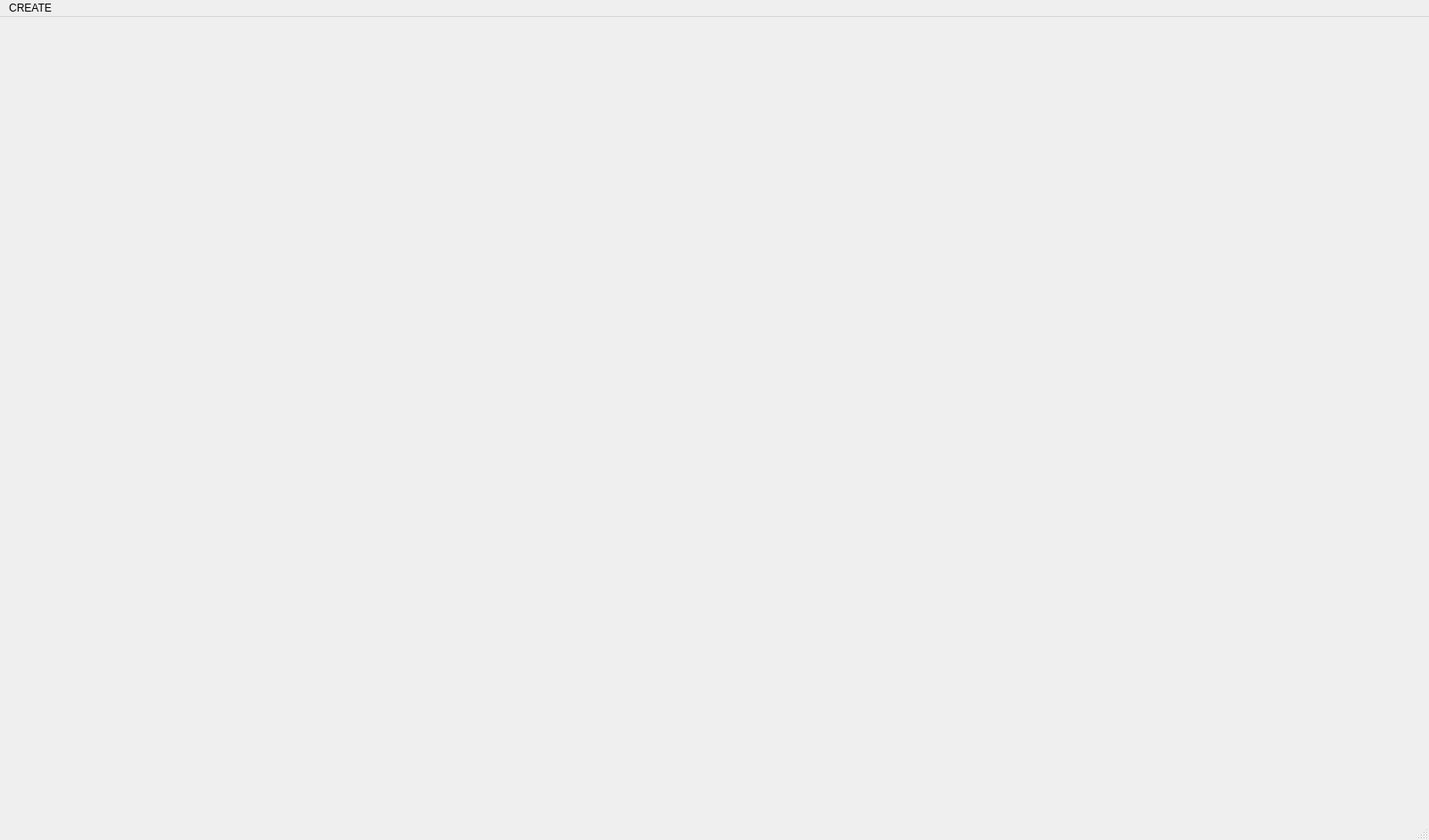
<?xml version="1.0" encoding="UTF-8"?>
<ui version="4.0">
 <class>MainWindow</class>
 <widget class="QMainWindow" name="MainWindow">
  <property name="geometry">
   <rect>
    <x>0</x>
    <y>0</y>
    <width>1600</width>
    <height>900</height>
   </rect>
  </property>
  <property name="windowTitle">
   <string>MainWindow</string>
  </property>
  <widget class="QWidget" name="centralwidget">
   <property name="minimumSize">
    <size>
     <width>1600</width>
     <height>900</height>
    </size>
   </property>
   <widget class="My_widget" name="widget" native="true">
    <property name="geometry">
     <rect>
      <x>10</x>
      <y>10</y>
      <width>1280</width>
      <height>720</height>
     </rect>
    </property>
    <property name="sizePolicy">
     <sizepolicy hsizetype="Expanding" vsizetype="Expanding">
      <horstretch>0</horstretch>
      <verstretch>0</verstretch>
     </sizepolicy>
    </property>
   </widget>
  </widget>
  <widget class="QMenuBar" name="menubar">
   <property name="geometry">
    <rect>
     <x>0</x>
     <y>0</y>
     <width>1600</width>
     <height>25</height>
    </rect>
   </property>
   <widget class="QMenu" name="menuCREATE">
    <property name="title">
     <string>CREATE</string>
    </property>
    <addaction name="action_CreateTesting"/>
   </widget>
   <addaction name="menuCREATE"/>
  </widget>
  <widget class="QStatusBar" name="statusbar"/>
  <action name="action_CreateTesting">
   <property name="text">
    <string>CreateTesting</string>
   </property>
   <property name="shortcut">
    <string>Space</string>
   </property>
  </action>
 </widget>
 <customwidgets>
  <customwidget>
   <class>My_widget</class>
   <extends>QWidget</extends>
   <header>my_widget.hpp</header>
   <container>1</container>
  </customwidget>
 </customwidgets>
 <resources/>
 <connections/>
</ui>
